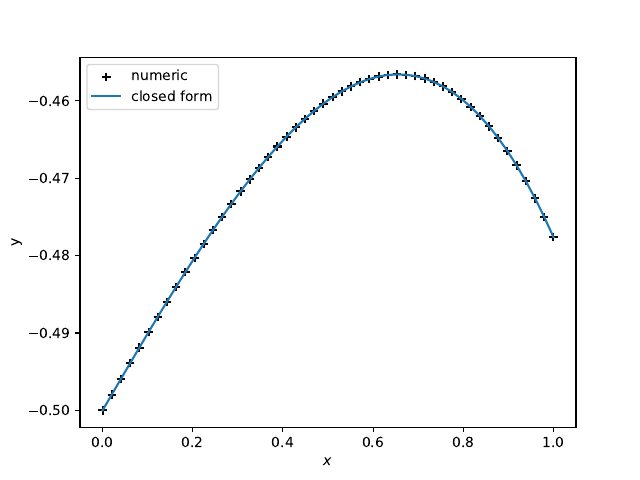

Source code (Python):
import matplotlib.pyplot as plt
import sympy as sym
import scipy.integrate
import numpy as np

x = sym.Symbol("x")
y = sym.Function("y")

def diff(state, x):
    """
    Returns the value of the derivates for a given set of state values (u, y).
    """
    u, y = state
    return x * y, u

condition = (.1, -.5)
xs = np.linspace(0, 1, 50)

equation = sym.Eq(lhs=sym.diff(y(x), x, 2), rhs=x * y(x) )
solution = sym.dsolve(equation, y(x), ics={y(0): condition[1], y(x).diff(x).subs(x, 0): condition[0]})

states = scipy.integrate.odeint(diff, y0=condition, t=xs)
plt.figure()
plt.scatter(xs, states.T[1], label="numeric", marker="+", color="black")
plt.plot(xs, [solution.rhs.subs({x: value}) for value in xs], label="closed form")
plt.xlabel("$x$")
plt.ylabel("y")
plt.legend()
plt.savefig("main.pdf")
